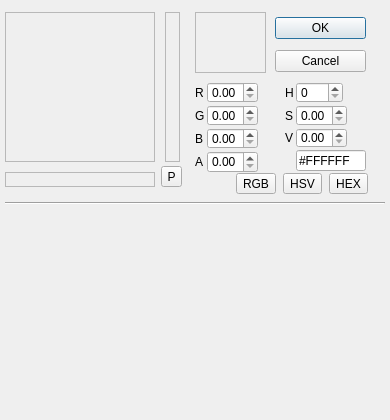
<?xml version="1.0" encoding="UTF-8"?>
<ui version="4.0">
 <class>Form</class>
 <widget class="QWidget" name="Form">
  <property name="geometry">
   <rect>
    <x>0</x>
    <y>0</y>
    <width>390</width>
    <height>420</height>
   </rect>
  </property>
  <property name="sizePolicy">
   <sizepolicy hsizetype="Preferred" vsizetype="Preferred">
    <horstretch>0</horstretch>
    <verstretch>0</verstretch>
   </sizepolicy>
  </property>
  <property name="minimumSize">
   <size>
    <width>390</width>
    <height>420</height>
   </size>
  </property>
  <property name="maximumSize">
   <size>
    <width>390</width>
    <height>420</height>
   </size>
  </property>
  <property name="windowTitle">
   <string>Form</string>
  </property>
  <layout class="QVBoxLayout" name="verticalLayout">
   <property name="spacing">
    <number>0</number>
   </property>
   <property name="leftMargin">
    <number>5</number>
   </property>
   <property name="topMargin">
    <number>2</number>
   </property>
   <property name="rightMargin">
    <number>5</number>
   </property>
   <property name="bottomMargin">
    <number>5</number>
   </property>
   <item>
    <widget class="QWidget" name="containerTop" native="true">
     <property name="sizePolicy">
      <sizepolicy hsizetype="Preferred" vsizetype="Minimum">
       <horstretch>0</horstretch>
       <verstretch>0</verstretch>
      </sizepolicy>
     </property>
     <property name="minimumSize">
      <size>
       <width>0</width>
       <height>200</height>
      </size>
     </property>
     <property name="sizeIncrement">
      <size>
       <width>0</width>
       <height>0</height>
      </size>
     </property>
     <widget class="QWidget" name="containerMain" native="true">
      <property name="geometry">
       <rect>
        <x>-10</x>
        <y>0</y>
        <width>201</width>
        <height>201</height>
       </rect>
      </property>
      <property name="sizePolicy">
       <sizepolicy hsizetype="MinimumExpanding" vsizetype="Fixed">
        <horstretch>0</horstretch>
        <verstretch>0</verstretch>
       </sizepolicy>
      </property>
      <widget class="QFrame" name="containerColorPlane">
       <property name="geometry">
        <rect>
         <x>10</x>
         <y>10</y>
         <width>150</width>
         <height>150</height>
        </rect>
       </property>
       <property name="sizePolicy">
        <sizepolicy hsizetype="Fixed" vsizetype="Fixed">
         <horstretch>0</horstretch>
         <verstretch>0</verstretch>
        </sizepolicy>
       </property>
       <property name="minimumSize">
        <size>
         <width>150</width>
         <height>150</height>
        </size>
       </property>
       <property name="maximumSize">
        <size>
         <width>150</width>
         <height>150</height>
        </size>
       </property>
       <property name="frameShape">
        <enum>QFrame::StyledPanel</enum>
       </property>
       <property name="frameShadow">
        <enum>QFrame::Raised</enum>
       </property>
      </widget>
      <widget class="QFrame" name="containerHueSlider">
       <property name="geometry">
        <rect>
         <x>170</x>
         <y>10</y>
         <width>15</width>
         <height>150</height>
        </rect>
       </property>
       <property name="minimumSize">
        <size>
         <width>15</width>
         <height>150</height>
        </size>
       </property>
       <property name="maximumSize">
        <size>
         <width>15</width>
         <height>150</height>
        </size>
       </property>
       <property name="frameShape">
        <enum>QFrame::StyledPanel</enum>
       </property>
       <property name="frameShadow">
        <enum>QFrame::Raised</enum>
       </property>
      </widget>
      <widget class="QFrame" name="containerAlphaSlider">
       <property name="geometry">
        <rect>
         <x>10</x>
         <y>170</y>
         <width>150</width>
         <height>15</height>
        </rect>
       </property>
       <property name="minimumSize">
        <size>
         <width>150</width>
         <height>15</height>
        </size>
       </property>
       <property name="maximumSize">
        <size>
         <width>150</width>
         <height>15</height>
        </size>
       </property>
       <property name="frameShape">
        <enum>QFrame::StyledPanel</enum>
       </property>
       <property name="frameShadow">
        <enum>QFrame::Raised</enum>
       </property>
      </widget>
      <widget class="QToolButton" name="buttonScreenPick">
       <property name="geometry">
        <rect>
         <x>166</x>
         <y>164</y>
         <width>21</width>
         <height>21</height>
        </rect>
       </property>
       <property name="text">
        <string>P</string>
       </property>
      </widget>
     </widget>
     <widget class="QWidget" name="widget" native="true">
      <property name="geometry">
       <rect>
        <x>190</x>
        <y>80</y>
        <width>81</width>
        <height>91</height>
       </rect>
      </property>
      <layout class="QFormLayout" name="formLayout">
       <property name="fieldGrowthPolicy">
        <enum>QFormLayout::FieldsStayAtSizeHint</enum>
       </property>
       <property name="horizontalSpacing">
        <number>2</number>
       </property>
       <property name="verticalSpacing">
        <number>2</number>
       </property>
       <property name="margin">
        <number>0</number>
       </property>
       <item row="0" column="0">
        <widget class="QLabel" name="label">
         <property name="text">
          <string>R</string>
         </property>
        </widget>
       </item>
       <item row="0" column="1">
        <widget class="QDoubleSpinBox" name="numR">
         <property name="maximum">
          <double>1.000000000000000</double>
         </property>
         <property name="singleStep">
          <double>0.010000000000000</double>
         </property>
        </widget>
       </item>
       <item row="1" column="0">
        <widget class="QLabel" name="label_2">
         <property name="text">
          <string>G</string>
         </property>
        </widget>
       </item>
       <item row="1" column="1">
        <widget class="QDoubleSpinBox" name="numG">
         <property name="maximum">
          <double>1.000000000000000</double>
         </property>
         <property name="singleStep">
          <double>0.010000000000000</double>
         </property>
        </widget>
       </item>
       <item row="2" column="0">
        <widget class="QLabel" name="label_3">
         <property name="text">
          <string>B</string>
         </property>
        </widget>
       </item>
       <item row="2" column="1">
        <widget class="QDoubleSpinBox" name="numB">
         <property name="maximum">
          <double>1.000000000000000</double>
         </property>
         <property name="singleStep">
          <double>0.010000000000000</double>
         </property>
        </widget>
       </item>
       <item row="3" column="0">
        <widget class="QLabel" name="label_4">
         <property name="text">
          <string>A</string>
         </property>
        </widget>
       </item>
       <item row="3" column="1">
        <widget class="QDoubleSpinBox" name="numA">
         <property name="maximum">
          <double>1.000000000000000</double>
         </property>
         <property name="singleStep">
          <double>0.010000000000000</double>
         </property>
        </widget>
       </item>
      </layout>
     </widget>
     <widget class="QWidget" name="layoutWidget">
      <property name="geometry">
       <rect>
        <x>270</x>
        <y>10</y>
        <width>91</width>
        <height>66</height>
       </rect>
      </property>
      <layout class="QVBoxLayout" name="groupConfirmButtons">
       <property name="spacing">
        <number>-1</number>
       </property>
       <item>
        <widget class="QPushButton" name="buttonOK">
         <property name="text">
          <string>OK</string>
         </property>
         <property name="autoDefault">
          <bool>true</bool>
         </property>
         <property name="default">
          <bool>true</bool>
         </property>
        </widget>
       </item>
       <item>
        <widget class="QPushButton" name="buttonCancel">
         <property name="text">
          <string>Cancel</string>
         </property>
        </widget>
       </item>
      </layout>
     </widget>
     <widget class="QFrame" name="containerPreview">
      <property name="geometry">
       <rect>
        <x>190</x>
        <y>10</y>
        <width>71</width>
        <height>61</height>
       </rect>
      </property>
      <property name="frameShape">
       <enum>QFrame::StyledPanel</enum>
      </property>
      <property name="frameShadow">
       <enum>QFrame::Raised</enum>
      </property>
     </widget>
     <widget class="QWidget" name="layoutWidget">
      <property name="geometry">
       <rect>
        <x>230</x>
        <y>170</y>
        <width>136</width>
        <height>23</height>
       </rect>
      </property>
      <layout class="QHBoxLayout" name="groupCopyButtons">
       <item>
        <widget class="QToolButton" name="buttonCopyRGB">
         <property name="text">
          <string>RGB</string>
         </property>
        </widget>
       </item>
       <item>
        <widget class="QToolButton" name="buttonCopyHSV">
         <property name="text">
          <string>HSV</string>
         </property>
        </widget>
       </item>
       <item>
        <widget class="QToolButton" name="buttonCopyHEX">
         <property name="text">
          <string>HEX</string>
         </property>
        </widget>
       </item>
      </layout>
     </widget>
     <widget class="QWidget" name="widget_2" native="true">
      <property name="geometry">
       <rect>
        <x>280</x>
        <y>80</y>
        <width>81</width>
        <height>91</height>
       </rect>
      </property>
      <layout class="QFormLayout" name="formLayout_2">
       <property name="fieldGrowthPolicy">
        <enum>QFormLayout::FieldsStayAtSizeHint</enum>
       </property>
       <property name="horizontalSpacing">
        <number>2</number>
       </property>
       <property name="verticalSpacing">
        <number>2</number>
       </property>
       <property name="margin">
        <number>0</number>
       </property>
       <item row="0" column="0">
        <widget class="QLabel" name="label_5">
         <property name="text">
          <string>H</string>
         </property>
        </widget>
       </item>
       <item row="0" column="1">
        <widget class="QDoubleSpinBox" name="numH">
         <property name="decimals">
          <number>0</number>
         </property>
         <property name="maximum">
          <double>360.000000000000000</double>
         </property>
        </widget>
       </item>
       <item row="1" column="0">
        <widget class="QLabel" name="label_6">
         <property name="text">
          <string>S</string>
         </property>
        </widget>
       </item>
       <item row="1" column="1">
        <widget class="QDoubleSpinBox" name="numS">
         <property name="maximum">
          <double>1.000000000000000</double>
         </property>
         <property name="singleStep">
          <double>0.010000000000000</double>
         </property>
        </widget>
       </item>
       <item row="2" column="1">
        <widget class="QDoubleSpinBox" name="numV">
         <property name="maximum">
          <double>1.000000000000000</double>
         </property>
         <property name="singleStep">
          <double>0.010000000000000</double>
         </property>
        </widget>
       </item>
       <item row="2" column="0">
        <widget class="QLabel" name="label_7">
         <property name="text">
          <string>V</string>
         </property>
        </widget>
       </item>
       <item row="4" column="1">
        <spacer name="verticalSpacer">
         <property name="orientation">
          <enum>Qt::Vertical</enum>
         </property>
         <property name="sizeHint" stdset="0">
          <size>
           <width>20</width>
           <height>40</height>
          </size>
         </property>
        </spacer>
       </item>
       <item row="3" column="1">
        <widget class="QLineEdit" name="textHex">
         <property name="text">
          <string>#FFFFFF</string>
         </property>
        </widget>
       </item>
      </layout>
     </widget>
    </widget>
   </item>
   <item>
    <widget class="Line" name="line">
     <property name="orientation">
      <enum>Qt::Horizontal</enum>
     </property>
    </widget>
   </item>
   <item>
    <widget class="QWidget" name="containerPalette" native="true">
     <property name="sizePolicy">
      <sizepolicy hsizetype="Preferred" vsizetype="Expanding">
       <horstretch>0</horstretch>
       <verstretch>0</verstretch>
      </sizepolicy>
     </property>
     <widget class="QWidget" name="containerToolbar" native="true">
      <property name="geometry">
       <rect>
        <x>0</x>
        <y>0</y>
        <width>380</width>
        <height>20</height>
       </rect>
      </property>
      <property name="sizePolicy">
       <sizepolicy hsizetype="Expanding" vsizetype="Fixed">
        <horstretch>0</horstretch>
        <verstretch>0</verstretch>
       </sizepolicy>
      </property>
      <property name="minimumSize">
       <size>
        <width>0</width>
        <height>20</height>
       </size>
      </property>
      <property name="maximumSize">
       <size>
        <width>16777215</width>
        <height>20</height>
       </size>
      </property>
     </widget>
     <widget class="QWidget" name="containerItems" native="true">
      <property name="geometry">
       <rect>
        <x>127</x>
        <y>20</y>
        <width>253</width>
        <height>193</height>
       </rect>
      </property>
      <property name="sizePolicy">
       <sizepolicy hsizetype="Preferred" vsizetype="Preferred">
        <horstretch>1</horstretch>
        <verstretch>0</verstretch>
       </sizepolicy>
      </property>
      <property name="minimumSize">
       <size>
        <width>200</width>
        <height>0</height>
       </size>
      </property>
     </widget>
     <widget class="QWidget" name="containerCategory" native="true">
      <property name="geometry">
       <rect>
        <x>0</x>
        <y>20</y>
        <width>120</width>
        <height>193</height>
       </rect>
      </property>
      <property name="sizePolicy">
       <sizepolicy hsizetype="Preferred" vsizetype="Preferred">
        <horstretch>0</horstretch>
        <verstretch>0</verstretch>
       </sizepolicy>
      </property>
      <property name="minimumSize">
       <size>
        <width>120</width>
        <height>0</height>
       </size>
      </property>
     </widget>
    </widget>
   </item>
  </layout>
 </widget>
 <tabstops>
  <tabstop>buttonOK</tabstop>
  <tabstop>buttonCancel</tabstop>
  <tabstop>numR</tabstop>
  <tabstop>numG</tabstop>
  <tabstop>numB</tabstop>
  <tabstop>numA</tabstop>
  <tabstop>numH</tabstop>
  <tabstop>numS</tabstop>
  <tabstop>numV</tabstop>
  <tabstop>buttonCopyRGB</tabstop>
  <tabstop>buttonCopyHSV</tabstop>
  <tabstop>buttonCopyHEX</tabstop>
  <tabstop>buttonScreenPick</tabstop>
 </tabstops>
 <resources/>
 <connections/>
</ui>
